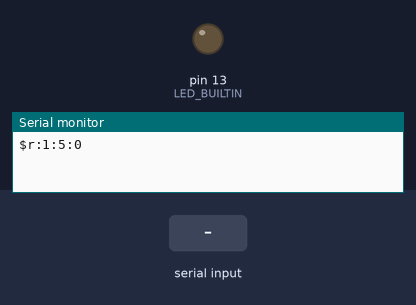
A program run on a simulated Arduino Uno, built with avr-gcc and run on an emulated ATmega328P. Shown: output pins drawn as LEDs (lit = HIGH), the last lines printed to the serial monitor. The inputs (shaded band) are chosen by the test bench.

Above: at 1.2 s.
1.3 s: "#\n" received over Serial
At 2.0 s:
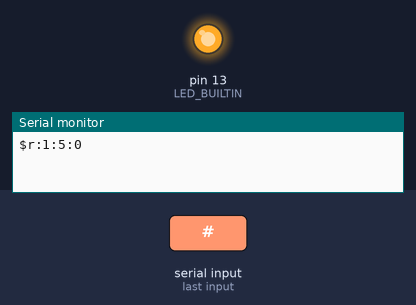
2.8 s: byte 35 ('#') received over Serial
At 3.9 s:
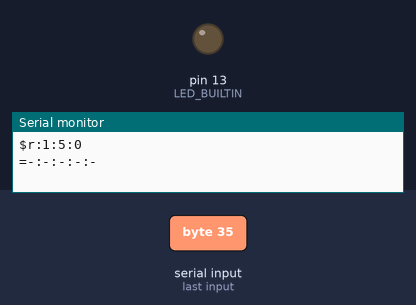
Timing chart, 0 to 5.8 s (numbered marks = the images above; inputs shaded):
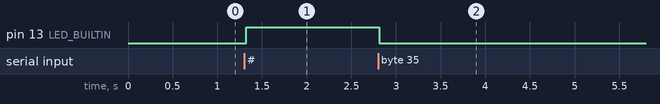

Measured:
- after the input at 1.3 s, pin 13 (LED_BUILTIN): LOW → HIGH at once
- after the input at 2.8 s, pin 13 (LED_BUILTIN): HIGH → LOW at once

The program:

main.cpp
```cpp
#include <Arduino.h>
#include "config.h"

bool sensorsEnabled[NUM_OF_CHANNELS] = {};
uint8_t filterThreshold = 5;
uint32_t poolingRate = 30; // in Hz

void setup() {
  for (uint8_t channelPin : channelPins) {
    pinMode(channelPin, INPUT);
  }
  pinMode(LED_BUILTIN, OUTPUT);
  digitalWrite(LED_BUILTIN, LOW);
  Serial.begin(115200);
  Serial.print("$r");
  Serial.print(":");
  Serial.print(PROTOCOL_VERSION);
  Serial.print(":");
  Serial.print(NUM_OF_CHANNELS);
  Serial.print(":");
  Serial.print(FEATURES);
  Serial.write('\n');
}

uint16_t pots[NUM_OF_CHANNELS] = {};
uint8_t potsMapped[NUM_OF_CHANNELS] = {};
bool reversePots = false;

bool readPots() {
  bool potsChanged = false;

  for (uint8_t i = 0; i < NUM_OF_CHANNELS; i++) {
    if (!sensorsEnabled[i]) continue;
    uint16_t sensor = analogRead(channelPins[i]);
    if ((abs(pots[i] - sensor) >= filterThreshold) && (potsMapped[i] != map(sensor, 0, MAX_SENSOR_VALUE, 0, 100))) {
      pots[i] = sensor;
      potsMapped[i] = map(pots[i], 0, MAX_SENSOR_VALUE, 0, 100);
      potsChanged = true;
    }
  }

  return potsChanged;
}

void sendPots() {
  Serial.write('=');
  for (uint8_t i = 0; i < NUM_OF_CHANNELS; i++) {
    if (!sensorsEnabled[i]) Serial.write('-');
    else Serial.print(reversePots ? 100 - potsMapped[i] : potsMapped[i]);
    if (i != NUM_OF_CHANNELS - 1) Serial.print(':');
  }
  Serial.write('\n');
}

bool programingMode = false;
bool commandMode = false;

void loop() {
  while (Serial.available()) {
    char incoming = Serial.read();

    if (incoming == '#') {
      programingMode = !programingMode;
      digitalWrite(LED_BUILTIN, programingMode);

      if (!programingMode) {
        readPots();
        sendPots();
      }
      continue;
    }

    if (programingMode) {
      if (incoming == 'r') {
        reversePots = !reversePots;
      } else {
        uint8_t index = incoming - '0';
        if (index < NUM_OF_CHANNELS) sensorsEnabled[index] = !sensorsEnabled[index];
      }
    }

    if (incoming == '$') {
      commandMode = true;
      continue;
    }

    if (commandMode) {
      if (incoming == '\n') {
        commandMode = false;
        continue;
      } else if (incoming == 'e') {
        commandMode = false;
        Serial.write('*');
        for (uint8_t i = 0; i < NUM_OF_CHANNELS; i++) {
          Serial.write(sensorsEnabled[i] ? 'e' : 'd');
        }
        Serial.write('\n');
      }
    }
  }

  if (!programingMode && readPots()) sendPots();

  delay(1000 / poolingRate);
}
```

featureFlags.h
```cpp
// none of those are implemented btw
#pragma once
#define FEATURE_FLAG_QUICK_MUTE (1 << 0)
#define FEATURE_FLAG_RGB_LED (1 << 1)
#define FEATURE_FLAG_DISPLAY (1 << 2)
```

config.h
```cpp
#pragma once
#include "featureFlags.h"

#define PROTOCOL_VERSION 1
#define MAX_SENSOR_VALUE 1023
#define FEATURES 0
#define NUM_OF_CHANNELS 5

const uint8_t channelPins[NUM_OF_CHANNELS] = {A4, A3, A2, A1, A0};
```
